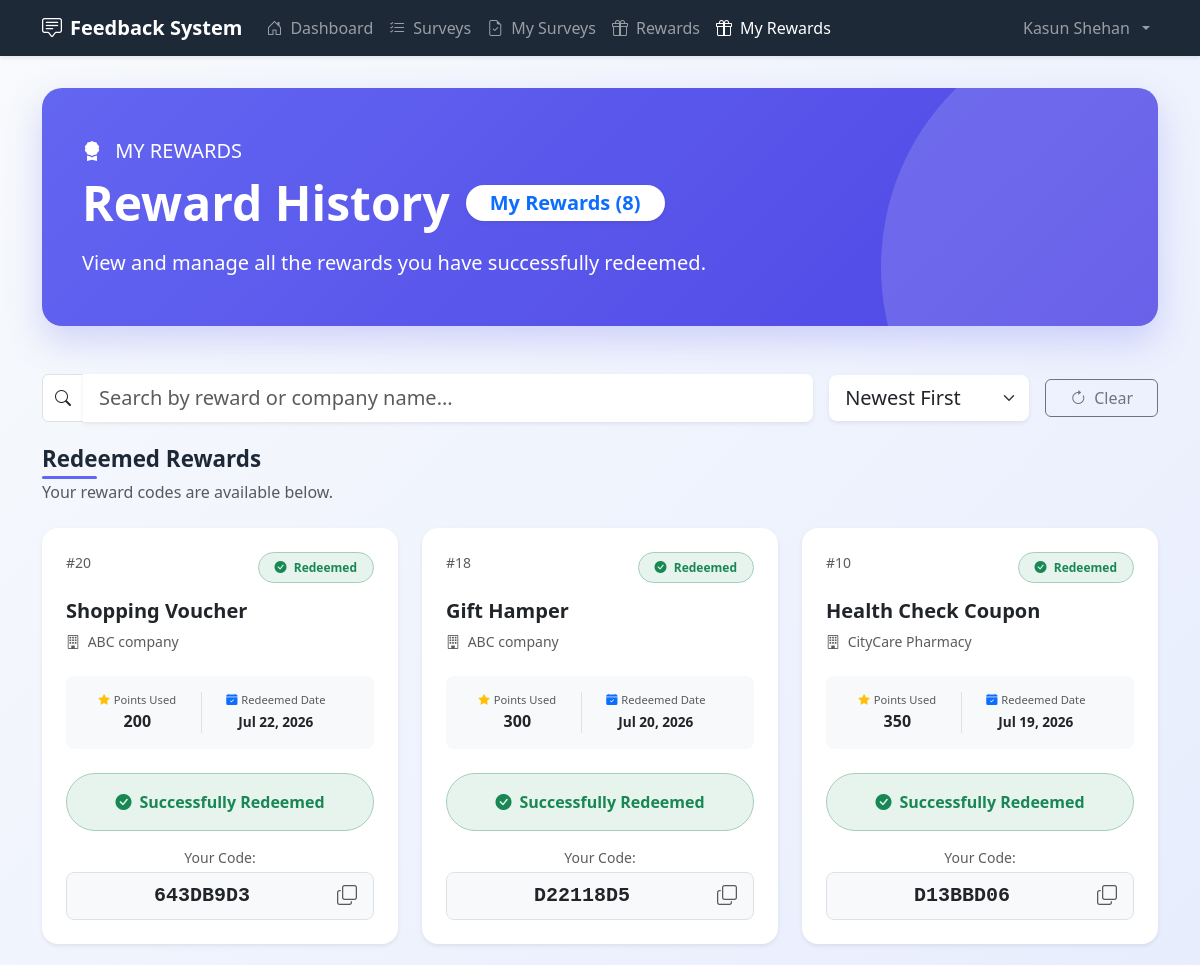
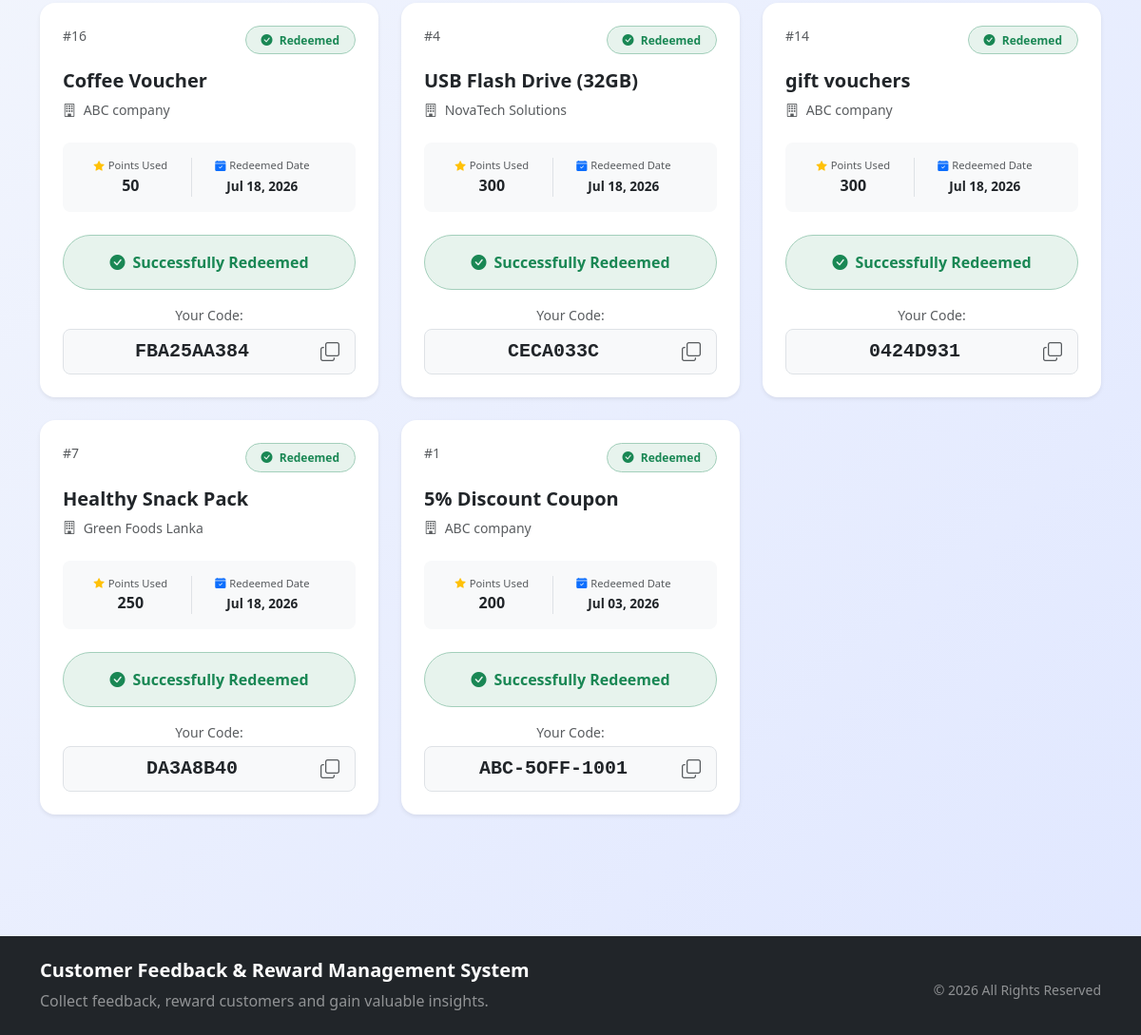
Page /user/my_rewards.php (signed in) on the committed database (2 pictures, top to bottom).
### tables this page shows
CREATE TABLE `redemptions` (
  `redemption_id` int NOT NULL AUTO_INCREMENT,
  `user_id` int NOT NULL,
  `reward_id` int NOT NULL,
  `code` varchar(100) NOT NULL,
  `status` enum('unused','used') DEFAULT 'unused',
  `redeemed_at` timestamp NULL DEFAULT CURRENT_TIMESTAMP,
  PRIMARY KEY (`redemption_id`),
  KEY `user_id` (`user_id`),
  KEY `reward_id` (`reward_id`),
  CONSTRAINT `fk_redemptions_reward` FOREIGN KEY (`reward_id`) REFERENCES `rewards` (`reward_id`) ON DELETE RESTRICT,
  CONSTRAINT `fk_redemptions_user` FOREIGN KEY (`user_id`) REFERENCES `users` (`user_id`) ON DELETE RESTRICT
);

CREATE TABLE `rewards` (
  `reward_id` int NOT NULL AUTO_INCREMENT,
  `company_id` int NOT NULL,
  `reward_name` varchar(200) NOT NULL,
  `points_required` int NOT NULL,
  `status` enum('available','archived') DEFAULT 'available',
  PRIMARY KEY (`reward_id`),
  KEY `company_id` (`company_id`),
  KEY `idx_status` (`status`),
  CONSTRAINT `fk_rewards_company` FOREIGN KEY (`company_id`) REFERENCES `companies` (`company_id`) ON DELETE CASCADE
);

CREATE TABLE `companies` (
  `company_id` int NOT NULL AUTO_INCREMENT,
  `company_name` varchar(150) NOT NULL,
  `email` varchar(100) NOT NULL,
  `password` varchar(255) NOT NULL,
  `created_at` timestamp NULL DEFAULT CURRENT_TIMESTAMP,
  `status` enum('active','inactive') DEFAULT 'active',
  PRIMARY KEY (`company_id`),
  UNIQUE KEY `email` (`email`),
  KEY `idx_status` (`status`)
);

### user/my_rewards.php (the view, shortened to what this page needs)
<?php
include("../config/db.php");
$user_id = $_SESSION['user_id'];
$sort = $_GET['sort'] ?? 'newest';
switch ($sort) {
    case 'newest':
    default:
        $order_by = "ORDER BY redemptions.redeemed_at DESC";
        break;
}
$query = "
    SELECT
        redemptions.redemption_id,
        rewards.reward_id,
        rewards.reward_name,
        rewards.points_required,
        companies.company_name,
        redemptions.code,
        redemptions.status,
        redemptions.redeemed_at
    FROM redemptions
    JOIN rewards ON redemptions.reward_id = rewards.reward_id
    JOIN companies ON rewards.company_id = companies.company_id
    WHERE redemptions.user_id = ?
    $order_by";
$stmt = $conn->prepare($query);
$stmt->bind_param("i", $user_id);
$stmt->execute();
$result = $stmt->get_result();
$total_redeemed = $result->num_rows;
?>
<!DOCTYPE html>
<html lang="en">
<head>
    <link href="https://cdn.jsdelivr.net/npm/bootstrap@5.3.6/dist/css/bootstrap.min.css" rel="stylesheet">
    <link href="https://cdn.jsdelivr.net/npm/bootstrap-icons@1.11.3/font/bootstrap-icons.css" rel="stylesheet">
</head>
<body>
    <?php include("../includes/user_navbar.php"); ?>
    <div class="container dashboard-container">
        <div class="hero-section">
            <div class="row align-items-center">
                <div class="col-lg-12">
                    <p class="mb-2 opacity-90 fs-5">
                        <i class="bi bi-award-fill me-2"></i>
                        MY REWARDS
                    </p>
                    <h1 class="display-5 fw-bold mb-3 d-flex align-items-center flex-wrap gap-3">
                        Reward History
                        <span class="badge bg-white text-primary fs-5 rounded-pill px-4 py-2 shadow-sm">My Rewards (<?php echo $total_redeemed; ?>)</span>
                    </h1>
                    <p class="lead opacity-90 mb-0">
                        View and manage all the rewards you have successfully redeemed.
                    </p>
                </div>
            </div>
        </div>
        <div class="mb-4">
            <form method="GET" id="sortForm">
                <div class="d-flex flex-column flex-md-row gap-3 align-items-stretch align-items-md-center">
                    <div class="input-group flex-grow-1">
                        <span class="input-group-text bg-white">
                            <i class="bi bi-search"></i>
                        </span>
                        <input
                            type="text"
                            name="search"
                            id="searchInput"
                            class="form-control form-control-lg border-0 shadow-sm"
                            placeholder="Search by reward or company name..."
                            // Escape output to prevent Cross-Site Scripting (XSS) attacks.
                            value="<?php echo htmlspecialchars($_GET['search'] ?? ''); ?>">
                    </div>
                    <select name="sort" class="form-select form-select-lg border-0 shadow-sm" style="max-width: 200px;" onchange="document.getElementById('sortForm').submit();">
                        <option value="newest" <?php echo $sort == 'newest' ? 'selected' : ''; ?>>Newest First</option>
                    </select>
                    <a href="my_rewards.php" class="btn btn-outline-secondary d-flex align-items-center justify-content-center px-4">
                        <i class="bi bi-arrow-clockwise me-2"></i> Clear
                    </a>
                </div>
            </form>
        </div>
        <div class="mb-4">
            <h4 class="section-title">Redeemed Rewards</h4>
            <p class="text-muted">Your reward codes are available below.</p>
        </div>
        <?php if ($total_redeemed > 0): ?>
            <div class="row g-4" id="rewardsGrid">
                <?php while($reward = $result->fetch_assoc()): ?>
                    <div class="col-12 col-md-6 col-lg-4 reward-card-item">
                        <div class="reward-card card shadow-sm border-0 rounded-4 h-100">
                            <div class="card-body p-4 p-xl-4 d-flex flex-column">
                                <div class="mb-3 d-flex justify-content-between align-items-start">
                                    <div class="text-muted small fw-medium">#<?php echo $reward['reward_id']; ?></div>
                                    <span class="badge bg-success bg-opacity-10 text-success border border-success-subtle rounded-pill px-3 py-2">
                                        <i class="bi bi-check-circle-fill me-1"></i> Redeemed
                                    </span>
                                </div>
                                <h5 class="card-title fw-bold text-dark mb-2"><?php echo htmlspecialchars($reward['reward_name']); ?></h5>
                                <div class="text-muted small flex-grow-1 mb-4"><i class="bi bi-building me-1"></i> <?php echo htmlspecialchars($reward['company_name']); ?></div>
                                <div class="d-flex justify-content-between align-items-center mb-4 p-3 bg-light rounded-3 text-center">
                                    <div class="flex-fill">
                                        <small class="text-muted d-block" style="font-size: 0.7rem;"><i class="bi bi-star-fill text-warning me-1"></i>Points Used</small>
                                        <strong class="text-dark fs-6"><?php echo number_format($reward['points_required']); ?></strong>
                                    </div>
                                    <div class="border-start px-2 flex-fill mx-2">
                                        <small class="text-muted d-block" style="font-size: 0.7rem;"><i class="bi bi-calendar-check-fill text-primary me-1"></i>Redeemed Date</small>
                                        <strong class="text-dark" style="font-size: 0.85rem;"><?php echo date('M d, Y', strtotime($reward['redeemed_at'])); ?></strong>
                                    </div>
                                </div>
                                <div class="bg-success bg-opacity-10 text-success text-center py-3 rounded-pill fw-bold border border-success-subtle d-flex align-items-center justify-content-center gap-2">
                                    <i class="bi bi-check-circle-fill"></i> Successfully Redeemed
                                </div>
                                <div class="mt-3">
                                    <small class="text-muted d-block mb-1 text-center">Your Code:</small>
                                    <div class="d-flex flex-wrap justify-content-between align-items-center bg-light border py-2 px-3 rounded-3 gap-2">
                                        <div class="font-monospace fw-bold text-dark fs-5 user-select-all flex-grow-1 text-center" id="reward-code-<?php echo $reward['redemption_id']; ?>">
                                            <?php echo htmlspecialchars($reward['code']); ?>
                                        </div>
                                        <i class="bi bi-copy text-muted fs-5 ms-2 copy-icon"
                                           style="cursor: pointer;"
                                           data-bs-toggle="tooltip"
                                           data-bs-placement="top"
                                           title="Copy Reward Code"
                                           onclick="copyRewardCode(this, '<?php echo $reward['redemption_id']; ?>')"></i>
                                    </div>
                                </div>
                            </div>
                        </div>
                    </div>
                <?php endwhile; ?>
            </div>
        <?php endif; ?>
    </div>
    <?php include('../includes/footer.php'); ?>
</body>
</html>

### user/my_rewards.php (style rules this page uses)
:root { --primary: #6366f1; --primary-dark: #4f46e5; --success: #10b981; --dark: #1e2937; }
body { background: linear-gradient(135deg, #f8fafc 0%, #e0e7ff 100%); font-family: 'Segoe UI', system-ui, -apple-system, sans-serif; min-height: 100vh; }
.dashboard-container { padding-top: 2rem; padding-bottom: 5rem; }
.hero-section { background: linear-gradient(135deg, #6366f1 0%, #4f46e5 100%); color: white; border-radius: 20px; padding: 3rem 2.5rem; margin-bottom: 3rem; position: relative; overflow: hidden; box-shadow: 0 15px 35px rgba(99, 102, 241, 0.25); }
.hero-section::before { content: ''; position: absolute; top: -30%; right: -20%; width: 500px; height: 500px; background: rgba(255,255,255,0.15); border-radius: 50%; }
.reward-card { border: none; border-radius: 18px; transition: transform 0.2s ease, box-shadow 0.2s ease; height: 100%; overflow: hidden; }
.section-title { font-size: 1.4rem; font-weight: 600; color: var(--dark); position: relative; display: inline-block; }
.section-title:after { content: ''; position: absolute; bottom: -7px; left: 0; width: 55px; height: 3px; background: var(--primary); border-radius: 3px; }

### rows in the picture
redemptions: reward.reward_id "20", reward.reward_name "Shopping Voucher", companies.company_name "ABC company", reward.points_required "200", redeemed_at "Jul 22, 2026", code "643DB9D3"
redemptions: reward.reward_id "18", reward.reward_name "Gift Hamper", companies.company_name "ABC company", reward.points_required "300", redeemed_at "Jul 20, 2026", code "D22118D5"
redemptions: reward.reward_id "10", reward.reward_name "Health Check Coupon", companies.company_name "CityCare Pharmacy", reward.points_required "350", redeemed_at "Jul 19, 2026", code "D13BBD06"
redemptions: reward.reward_id "16", reward.reward_name "Coffee Voucher", companies.company_name "ABC company", reward.points_required "50", redeemed_at "Jul 18, 2026", code "FBA25AA384"
redemptions: reward.reward_id "4", reward.reward_name "USB Flash Drive (32GB)", companies.company_name "NovaTech Solutions", reward.points_required "300", redeemed_at "Jul 18, 2026", code "CECA033C"
redemptions: reward.reward_id "14", reward.reward_name "gift vouchers", companies.company_name "ABC company", reward.points_required "300", redeemed_at "Jul 18, 2026", code "0424D931"
redemptions: reward.reward_id "7", reward.reward_name "Healthy Snack Pack", companies.company_name "Green Foods Lanka", reward.points_required "250", redeemed_at "Jul 18, 2026", code "DA3A8B40"
redemptions: reward.reward_id "1", reward.reward_name "5% Discount Coupon", companies.company_name "ABC company", reward.points_required "200", redeemed_at "Jul 03, 2026", code "ABC-5OFF-1001"

### other values in the picture
$_SESSION['user_name'] "Kasun Shehan"
$total_redeemed "8"
